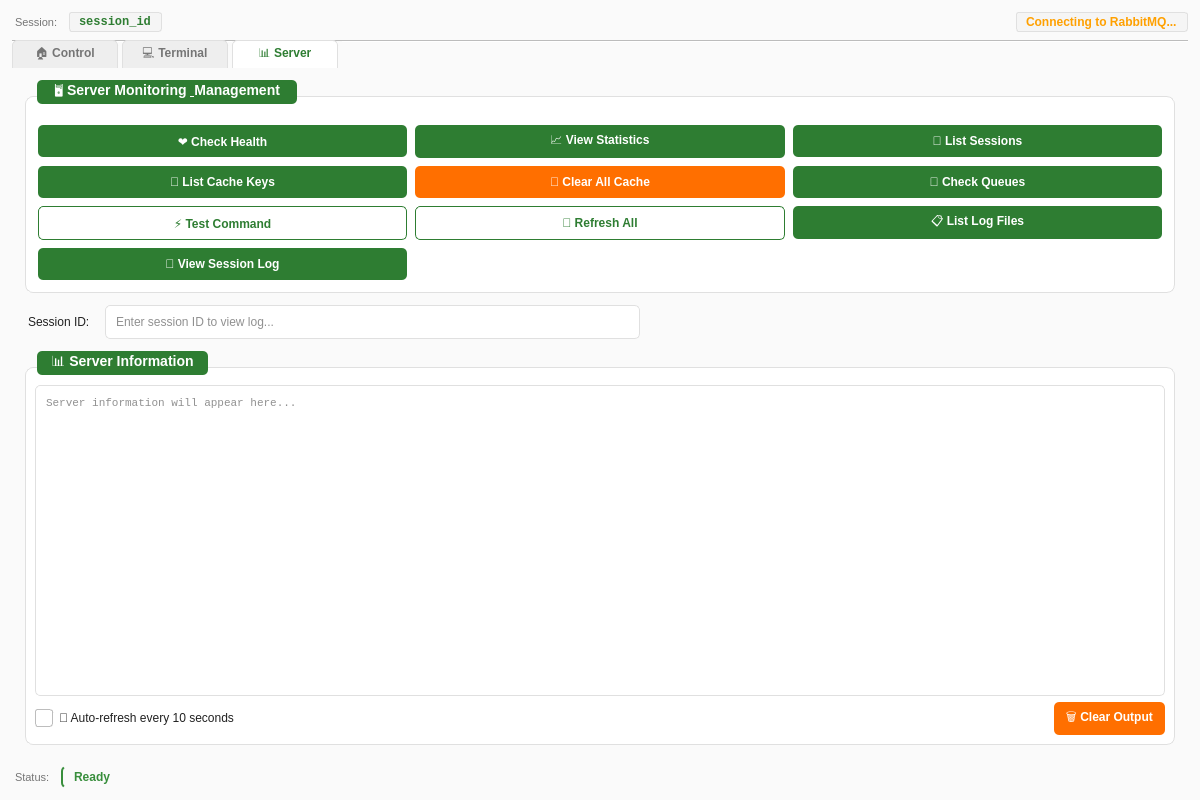
<?xml version="1.0" encoding="UTF-8"?>
<ui version="4.0">
 <class>MainWindow</class>
 <widget class="QMainWindow" name="MainWindow">
  <property name="geometry">
   <rect>
    <x>0</x>
    <y>0</y>
    <width>1200</width>
    <height>800</height>
   </rect>
  </property>
  <property name="windowTitle">
   <string>🌿 Greenhouse Automation Control System</string>
  </property>
  <property name="styleSheet">
   <string notr="true">QMainWindow {
    background-color: #FAFAFA;
    color: #212121;
    font-family: Segoe UI, Roboto, Arial, sans-serif;
    font-size: 12px;
}</string>
  </property>
  <widget class="QWidget" name="centralwidget">
   <layout class="QVBoxLayout" name="mainLayout">
    <property name="spacing">
     <number>8</number>
    </property>
    <property name="leftMargin">
     <number>12</number>
    </property>
    <property name="topMargin">
     <number>12</number>
    </property>
    <property name="rightMargin">
     <number>12</number>
    </property>
    <property name="bottomMargin">
     <number>12</number>
    </property>
    <item>
     <layout class="QHBoxLayout" name="sessionLayout">
      <item>
       <widget class="QLabel" name="sessionTitleLabel">
        <property name="styleSheet">
         <string notr="true">QLabel {
    font-size: 11px;
    color: #757575;
    padding: 2px 0;
}</string>
        </property>
        <property name="text">
         <string>Session:</string>
        </property>
       </widget>
      </item>
      <item>
       <widget class="QLabel" name="session_label">
        <property name="toolTip">
         <string>Full Session ID</string>
        </property>
        <property name="styleSheet">
         <string notr="true">QLabel {
    font-family: Consolas, Monaco, Courier New, monospace;
    color: #2E7D32;
    background-color: #F5F5F5;
    padding: 2px 6px;
    border-radius: 3px;
    font-weight: 500;
    border: 1px solid #E0E0E0;
}</string>
        </property>
        <property name="text">
         <string>session_id</string>
        </property>
       </widget>
      </item>
      <item>
       <spacer name="sessionSpacer">
        <property name="orientation">
         <enum>Qt::Horizontal</enum>
        </property>
        <property name="sizeHint" stdset="0">
         <size>
          <width>40</width>
          <height>20</height>
         </size>
        </property>
       </spacer>
      </item>
      <item>
       <widget class="QLabel" name="connection_status">
        <property name="styleSheet">
         <string notr="true">QLabel {
    color: #FFA000;
    font-weight: 500;
    background-color: #F5F5F5;
    padding: 2px 6px;
    border-radius: 3px;
    border: 1px solid #E0E0E0;
}</string>
        </property>
        <property name="text">
         <string>Connecting to RabbitMQ...</string>
        </property>
       </widget>
      </item>
     </layout>
    </item>
    <item>
     <widget class="QTabWidget" name="tabWidget">
      <property name="styleSheet">
       <string notr="true">QTabWidget::pane {
    border: 1px solid #E0E0E0;
    border-radius: 8px;
    background-color: #FFFFFF;
    margin-top: -1px;
}
QTabWidget::tab-bar {
    alignment: center;
}
QTabBar::tab {
    background-color: #EEEEEE;
    border: 1px solid #E0E0E0;
    border-bottom: none;
    border-top-left-radius: 5px;
    border-top-right-radius: 5px;
    padding: 6px 12px;
    margin-right: 4px;
    font-weight: 500;
    color: #757575;
    min-width: 80px;
}
QTabBar::tab:selected {
    background-color: #FFFFFF;
    color: #2E7D32;
    border-color: #E0E0E0;
    border-bottom: 1px solid #FFFFFF;
}
QTabBar::tab:hover:!selected {
    background-color: #F5F5F5;
    color: #212121;
}</string>
      </property>
      <property name="currentIndex">
       <number>2</number>
      </property>
      <property name="documentMode">
       <bool>true</bool>
      </property>
      <widget class="QWidget" name="userTab">
       <attribute name="title">
        <string>🏠 Control</string>
       </attribute>
       <layout class="QVBoxLayout" name="userTabLayout">
        <property name="spacing">
         <number>8</number>
        </property>
        <property name="leftMargin">
         <number>8</number>
        </property>
        <property name="topMargin">
         <number>8</number>
        </property>
        <property name="rightMargin">
         <number>8</number>
        </property>
        <property name="bottomMargin">
         <number>8</number>
        </property>
        <item>
         <widget class="QGroupBox" name="controlGroup">
          <property name="styleSheet">
           <string notr="true">QGroupBox {
    background-color: #FFFFFF;
    border: 1px solid #E0E0E0;
    border-radius: 8px;
    margin-top: 16px;
    padding-top: 8px;
    font-weight: 500;
    color: #212121;
    font-size: 14px;
}
QGroupBox::title {
    subcontrol-origin: margin;
    left: 12px;
    padding: 4px 12px;
    background-color: #2E7D32;
    color: #FFFFFF;
    border-radius: 5px;
}</string>
          </property>
          <property name="title">
           <string>🌱 Greenhouse Controls</string>
          </property>
          <layout class="QGridLayout" name="controlGridLayout">
           <property name="leftMargin">
            <number>10</number>
           </property>
           <property name="topMargin">
            <number>16</number>
           </property>
           <property name="rightMargin">
            <number>10</number>
           </property>
           <property name="bottomMargin">
            <number>10</number>
           </property>
           <property name="spacing">
            <number>6</number>
           </property>
           <item row="0" column="0">
            <widget class="QPushButton" name="tempButton">
             <property name="minimumSize">
              <size>
               <width>0</width>
               <height>32</height>
              </size>
             </property>
             <property name="styleSheet">
              <string notr="true">QPushButton {
    background-color: #2E7D32;
    color: #FFFFFF;
    border: none;
    border-radius: 5px;
    padding: 6px 12px;
    font-weight: 500;
    font-size: 12px;
    min-height: 20px;
}
QPushButton:hover {
    background-color: #4CAF50;
}
QPushButton:pressed {
    background-color: #1B5E20;
}
QPushButton:disabled {
    background-color: #BDBDBD;
    color: #757575;
}</string>
             </property>
             <property name="text">
              <string>🌡️ Temperature</string>
             </property>
            </widget>
           </item>
           <item row="0" column="1">
            <widget class="QPushButton" name="humidityButton">
             <property name="minimumSize">
              <size>
               <width>0</width>
               <height>32</height>
              </size>
             </property>
             <property name="styleSheet">
              <string notr="true">QPushButton {
    background-color: #2E7D32;
    color: #FFFFFF;
    border: none;
    border-radius: 5px;
    padding: 6px 12px;
    font-weight: 500;
    font-size: 12px;
    min-height: 20px;
}
QPushButton:hover {
    background-color: #4CAF50;
}
QPushButton:pressed {
    background-color: #1B5E20;
}
QPushButton:disabled {
    background-color: #BDBDBD;
    color: #757575;
}</string>
             </property>
             <property name="text">
              <string>💧 Humidity</string>
             </property>
            </widget>
           </item>
           <item row="1" column="0">
            <widget class="QPushButton" name="statusButton">
             <property name="minimumSize">
              <size>
               <width>0</width>
               <height>32</height>
              </size>
             </property>
             <property name="styleSheet">
              <string notr="true">QPushButton {
    background-color: #2E7D32;
    color: #FFFFFF;
    border: none;
    border-radius: 5px;
    padding: 6px 12px;
    font-weight: 500;
    font-size: 12px;
    min-height: 20px;
}
QPushButton:hover {
    background-color: #4CAF50;
}
QPushButton:pressed {
    background-color: #1B5E20;
}
QPushButton:disabled {
    background-color: #BDBDBD;
    color: #757575;
}</string>
             </property>
             <property name="text">
              <string>📊 System Status</string>
             </property>
            </widget>
           </item>
           <item row="1" column="1">
            <widget class="QPushButton" name="listFilesButton">
             <property name="minimumSize">
              <size>
               <width>0</width>
               <height>32</height>
              </size>
             </property>
             <property name="styleSheet">
              <string notr="true">QPushButton {
    background-color: #2E7D32;
    color: #FFFFFF;
    border: none;
    border-radius: 5px;
    padding: 6px 12px;
    font-weight: 500;
    font-size: 12px;
    min-height: 20px;
}
QPushButton:hover {
    background-color: #4CAF50;
}
QPushButton:pressed {
    background-color: #1B5E20;
}
QPushButton:disabled {
    background-color: #BDBDBD;
    color: #757575;
}</string>
             </property>
             <property name="text">
              <string>📁 List Files</string>
             </property>
            </widget>
           </item>
           <item row="2" column="0">
            <widget class="QPushButton" name="pathButton">
             <property name="minimumSize">
              <size>
               <width>0</width>
               <height>32</height>
              </size>
             </property>
             <property name="styleSheet">
              <string notr="true">QPushButton {
    background-color: #2E7D32;
    color: #FFFFFF;
    border: none;
    border-radius: 5px;
    padding: 6px 12px;
    font-weight: 500;
    font-size: 12px;
    min-height: 20px;
}
QPushButton:hover {
    background-color: #4CAF50;
}
QPushButton:pressed {
    background-color: #1B5E20;
}
QPushButton:disabled {
    background-color: #BDBDBD;
    color: #757575;
}</string>
             </property>
             <property name="text">
              <string>📂 Current Path</string>
             </property>
            </widget>
           </item>
          </layout>
         </widget>
        </item>
        <item>
         <widget class="QLabel" name="userOutputLabel">
          <property name="styleSheet">
           <string notr="true">QLabel {
    font-size: 16px;
    font-weight: 500;
    color: #212121;
    padding: 2px 0;
}</string>
          </property>
          <property name="text">
           <string>Command Output:</string>
          </property>
         </widget>
        </item>
        <item>
         <widget class="QTextEdit" name="user_output">
          <property name="minimumSize">
           <size>
            <width>0</width>
            <height>300</height>
           </size>
          </property>
          <property name="styleSheet">
           <string notr="true">QTextEdit {
    background-color: #FFFFFF;
    border: 1px solid #E0E0E0;
    border-radius: 5px;
    padding: 6px;
    font-family: Consolas, Monaco, Courier New, monospace;
    font-size: 11px;
    color: #212121;
    selection-background-color: #4CAF50;
}
QTextEdit:focus {
    border: 1px solid #2E7D32;
}</string>
          </property>
          <property name="readOnly">
           <bool>true</bool>
          </property>
          <property name="placeholderText">
           <string>Command results will appear here...</string>
          </property>
         </widget>
        </item>
        <item>
         <widget class="QPushButton" name="btn_clear_user">
          <property name="minimumSize">
           <size>
            <width>0</width>
            <height>32</height>
           </size>
          </property>
          <property name="styleSheet">
           <string notr="true">QPushButton {
    background-color: #FF6F00;
    color: #FFFFFF;
    border: none;
    border-radius: 5px;
    padding: 6px 12px;
    font-weight: 500;
    font-size: 12px;
    min-height: 20px;
}
QPushButton:hover {
    background-color: #FF9800;
}
QPushButton:pressed {
    background-color: #E65100;
}</string>
          </property>
          <property name="text">
           <string>🗑️ Clear Output</string>
          </property>
         </widget>
        </item>
       </layout>
      </widget>
      <widget class="QWidget" name="devTab">
       <attribute name="title">
        <string>💻 Terminal</string>
       </attribute>
       <layout class="QVBoxLayout" name="devTabLayout">
        <property name="spacing">
         <number>8</number>
        </property>
        <property name="leftMargin">
         <number>8</number>
        </property>
        <property name="topMargin">
         <number>8</number>
        </property>
        <property name="rightMargin">
         <number>8</number>
        </property>
        <property name="bottomMargin">
         <number>8</number>
        </property>
        <item>
         <layout class="QHBoxLayout" name="pathLayout">
          <item>
           <widget class="QLabel" name="pathTitleLabel">
            <property name="styleSheet">
             <string notr="true">QLabel {
    font-size: 11px;
    color: #757575;
    padding: 2px 0;
}</string>
            </property>
            <property name="text">
             <string>Current Path:</string>
            </property>
           </widget>
          </item>
          <item>
           <widget class="QLabel" name="path_label">
            <property name="styleSheet">
             <string notr="true">QLabel {
    font-family: Consolas, Monaco, Courier New, monospace;
    background-color: #F5F5F5;
    padding: 4px 8px;
    border-radius: 5px;
    border: 1px solid #E0E0E0;
    color: #212121;
    font-weight: 500;
}</string>
            </property>
            <property name="text">
             <string>/</string>
            </property>
           </widget>
          </item>
          <item>
           <spacer name="pathSpacer">
            <property name="orientation">
             <enum>Qt::Horizontal</enum>
            </property>
            <property name="sizeHint" stdset="0">
             <size>
              <width>40</width>
              <height>20</height>
             </size>
            </property>
           </spacer>
          </item>
         </layout>
        </item>
        <item>
         <layout class="QHBoxLayout" name="quickCommandsLayout">
          <item>
           <widget class="QLabel" name="quickCommandsLabel">
            <property name="styleSheet">
             <string notr="true">QLabel {
    font-size: 16px;
    font-weight: 500;
    color: #212121;
    padding: 2px 0;
}</string>
            </property>
            <property name="text">
             <string>Quick Commands:</string>
            </property>
           </widget>
          </item>
          <item>
           <widget class="QPushButton" name="lsButton">
            <property name="minimumSize">
             <size>
              <width>0</width>
              <height>34</height>
             </size>
            </property>
            <property name="styleSheet">
             <string notr="true">QPushButton {
    background-color: transparent;
    color: #2E7D32;
    border: 1px solid #2E7D32;
    border-radius: 5px;
    padding: 6px 12px;
    font-weight: 500;
    font-size: 12px;
    min-height: 20px;
}
QPushButton:hover {
    background-color: #2E7D32;
    color: #FFFFFF;
}
QPushButton:pressed {
    background-color: #1B5E20;
    border-color: #1B5E20;
}</string>
            </property>
            <property name="text">
             <string>📁 ls</string>
            </property>
           </widget>
          </item>
          <item>
           <widget class="QPushButton" name="pwdButton">
            <property name="minimumSize">
             <size>
              <width>0</width>
              <height>34</height>
             </size>
            </property>
            <property name="styleSheet">
             <string notr="true">QPushButton {
    background-color: transparent;
    color: #2E7D32;
    border: 1px solid #2E7D32;
    border-radius: 5px;
    padding: 6px 12px;
    font-weight: 500;
    font-size: 12px;
    min-height: 20px;
}
QPushButton:hover {
    background-color: #2E7D32;
    color: #FFFFFF;
}
QPushButton:pressed {
    background-color: #1B5E20;
    border-color: #1B5E20;
}</string>
            </property>
            <property name="text">
             <string>📂 pwd</string>
            </property>
           </widget>
          </item>
          <item>
           <widget class="QPushButton" name="dfButton">
            <property name="minimumSize">
             <size>
              <width>0</width>
              <height>34</height>
             </size>
            </property>
            <property name="styleSheet">
             <string notr="true">QPushButton {
    background-color: transparent;
    color: #2E7D32;
    border: 1px solid #2E7D32;
    border-radius: 5px;
    padding: 6px 12px;
    font-weight: 500;
    font-size: 12px;
    min-height: 20px;
}
QPushButton:hover {
    background-color: #2E7D32;
    color: #FFFFFF;
}
QPushButton:pressed {
    background-color: #1B5E20;
    border-color: #1B5E20;
}</string>
            </property>
            <property name="text">
             <string>💾 df</string>
            </property>
           </widget>
          </item>
          <item>
           <widget class="QPushButton" name="psButton">
            <property name="minimumSize">
             <size>
              <width>0</width>
              <height>34</height>
             </size>
            </property>
            <property name="styleSheet">
             <string notr="true">QPushButton {
    background-color: transparent;
    color: #2E7D32;
    border: 1px solid #2E7D32;
    border-radius: 5px;
    padding: 6px 12px;
    font-weight: 500;
    font-size: 12px;
    min-height: 20px;
}
QPushButton:hover {
    background-color: #2E7D32;
    color: #FFFFFF;
}
QPushButton:pressed {
    background-color: #1B5E20;
    border-color: #1B5E20;
}</string>
            </property>
            <property name="text">
             <string>📋 ps</string>
            </property>
           </widget>
          </item>
          <item>
           <spacer name="quickCommandsSpacer">
            <property name="orientation">
             <enum>Qt::Horizontal</enum>
            </property>
            <property name="sizeHint" stdset="0">
             <size>
              <width>40</width>
              <height>20</height>
             </size>
            </property>
           </spacer>
          </item>
         </layout>
        </item>
        <item>
         <layout class="QHBoxLayout" name="commandInputLayout">
          <item>
           <widget class="QLineEdit" name="command_input">
            <property name="minimumSize">
             <size>
              <width>0</width>
              <height>34</height>
             </size>
            </property>
            <property name="styleSheet">
             <string notr="true">QLineEdit {
    background-color: #FFFFFF;
    border: 1px solid #E0E0E0;
    border-radius: 5px;
    padding: 6px 8px;
    font-size: 12px;
    color: #212121;
    min-height: 20px;
}
QLineEdit:focus {
    border: 1px solid #2E7D32;
}</string>
            </property>
            <property name="placeholderText">
             <string>Enter shell command...</string>
            </property>
           </widget>
          </item>
          <item>
           <widget class="QPushButton" name="btn_send">
            <property name="minimumSize">
             <size>
              <width>0</width>
              <height>32</height>
             </size>
            </property>
            <property name="styleSheet">
             <string notr="true">QPushButton {
    background-color: #2E7D32;
    color: #FFFFFF;
    border: none;
    border-radius: 5px;
    padding: 6px 12px;
    font-weight: 500;
    font-size: 12px;
    min-height: 20px;
}
QPushButton:hover {
    background-color: #4CAF50;
}
QPushButton:pressed {
    background-color: #1B5E20;
}
QPushButton:disabled {
    background-color: #BDBDBD;
    color: #757575;
}</string>
            </property>
            <property name="text">
             <string>🚀 Send</string>
            </property>
           </widget>
          </item>
          <item>
           <widget class="QPushButton" name="btn_cancel">
            <property name="minimumSize">
             <size>
              <width>0</width>
              <height>32</height>
             </size>
            </property>
            <property name="styleSheet">
             <string notr="true">QPushButton {
    background-color: #FF6F00;
    color: #FFFFFF;
    border: none;
    border-radius: 5px;
    padding: 6px 12px;
    font-weight: 500;
    font-size: 12px;
    min-height: 20px;
}
QPushButton:hover {
    background-color: #FF9800;
}
QPushButton:pressed {
    background-color: #E65100;
}</string>
            </property>
            <property name="text">
             <string>❌ Cancel</string>
            </property>
           </widget>
          </item>
         </layout>
        </item>
        <item>
         <widget class="QLabel" name="devOutputLabel">
          <property name="styleSheet">
           <string notr="true">QLabel {
    font-size: 16px;
    font-weight: 500;
    color: #212121;
    padding: 2px 0;
}</string>
          </property>
          <property name="text">
           <string>Terminal Output:</string>
          </property>
         </widget>
        </item>
        <item>
         <widget class="QTextEdit" name="dev_output">
          <property name="minimumSize">
           <size>
            <width>0</width>
            <height>300</height>
           </size>
          </property>
          <property name="styleSheet">
           <string notr="true">QTextEdit {
    background-color: #FFFFFF;
    border: 1px solid #E0E0E0;
    border-radius: 5px;
    padding: 6px;
    font-family: Consolas, Monaco, Courier New, monospace;
    font-size: 11px;
    color: #212121;
    selection-background-color: #4CAF50;
}
QTextEdit:focus {
    border: 1px solid #2E7D32;
}</string>
          </property>
          <property name="readOnly">
           <bool>true</bool>
          </property>
          <property name="placeholderText">
           <string>Terminal output will appear here...</string>
          </property>
         </widget>
        </item>
        <item>
         <widget class="QPushButton" name="btn_clear_dev">
          <property name="minimumSize">
           <size>
            <width>0</width>
            <height>32</height>
           </size>
          </property>
          <property name="styleSheet">
           <string notr="true">QPushButton {
    background-color: #FF6F00;
    color: #FFFFFF;
    border: none;
    border-radius: 5px;
    padding: 6px 12px;
    font-weight: 500;
    font-size: 12px;
    min-height: 20px;
}
QPushButton:hover {
    background-color: #FF9800;
}
QPushButton:pressed {
    background-color: #E65100;
}</string>
          </property>
          <property name="text">
           <string>🗑️ Clear Output</string>
          </property>
         </widget>
        </item>
       </layout>
      </widget>
      <widget class="QWidget" name="serverTab">
       <attribute name="title">
        <string>📊 Server</string>
       </attribute>
       <layout class="QVBoxLayout" name="serverTabLayout">
        <property name="spacing">
         <number>12</number>
        </property>
        <property name="leftMargin">
         <number>12</number>
        </property>
        <property name="topMargin">
         <number>12</number>
        </property>
        <property name="rightMargin">
         <number>12</number>
        </property>
        <property name="bottomMargin">
         <number>12</number>
        </property>
        <item>
         <widget class="QGroupBox" name="serverGroup">
          <property name="styleSheet">
           <string notr="true">QGroupBox {
    background-color: #FFFFFF;
    border: 1px solid #E0E0E0;
    border-radius: 8px;
    margin-top: 16px;
    padding-top: 8px;
    font-weight: 500;
    color: #212121;
    font-size: 14px;
}
QGroupBox::title {
    subcontrol-origin: margin;
    left: 12px;
    padding: 4px 12px;
    background-color: #2E7D32;
    color: #FFFFFF;
    border-radius: 5px;
}</string>
          </property>
          <property name="title">
           <string>🖥️ Server Monitoring &amp; Management</string>
          </property>
          <layout class="QGridLayout" name="serverGridLayout">
           <property name="leftMargin">
            <number>12</number>
           </property>
           <property name="topMargin">
            <number>20</number>
           </property>
           <property name="rightMargin">
            <number>12</number>
           </property>
           <property name="bottomMargin">
            <number>12</number>
           </property>
           <property name="spacing">
            <number>8</number>
           </property>
           <item row="0" column="0">
            <widget class="QPushButton" name="healthButton">
             <property name="styleSheet">
              <string notr="true">QPushButton {
    background-color: #2E7D32;
    color: #FFFFFF;
    border: none;
    border-radius: 5px;
    padding: 6px 12px;
    font-weight: 500;
    font-size: 12px;
    min-height: 20px;
}
QPushButton:hover {
    background-color: #4CAF50;
}
QPushButton:pressed {
    background-color: #1B5E20;
}
QPushButton:disabled {
    background-color: #BDBDBD;
    color: #757575;
}</string>
             </property>
             <property name="text">
              <string>❤️ Check Health</string>
             </property>
            </widget>
           </item>
           <item row="0" column="1">
            <widget class="QPushButton" name="statsButton">
             <property name="styleSheet">
              <string notr="true">QPushButton {
    background-color: #2E7D32;
    color: #FFFFFF;
    border: none;
    border-radius: 5px;
    padding: 6px 12px;
    font-weight: 500;
    font-size: 12px;
    min-height: 20px;
}
QPushButton:hover {
    background-color: #4CAF50;
}
QPushButton:pressed {
    background-color: #1B5E20;
}
QPushButton:disabled {
    background-color: #BDBDBD;
    color: #757575;
}</string>
             </property>
             <property name="text">
              <string>📈 View Statistics</string>
             </property>
            </widget>
           </item>
           <item row="0" column="2">
            <widget class="QPushButton" name="sessionsButton">
             <property name="styleSheet">
              <string notr="true">QPushButton {
    background-color: #2E7D32;
    color: #FFFFFF;
    border: none;
    border-radius: 5px;
    padding: 6px 12px;
    font-weight: 500;
    font-size: 12px;
    min-height: 20px;
}
QPushButton:hover {
    background-color: #4CAF50;
}
QPushButton:pressed {
    background-color: #1B5E20;
}
QPushButton:disabled {
    background-color: #BDBDBD;
    color: #757575;
}</string>
             </property>
             <property name="text">
              <string>👥 List Sessions</string>
             </property>
            </widget>
           </item>
           <item row="1" column="0">
            <widget class="QPushButton" name="cacheKeysButton">
             <property name="styleSheet">
              <string notr="true">QPushButton {
    background-color: #2E7D32;
    color: #FFFFFF;
    border: none;
    border-radius: 5px;
    padding: 6px 12px;
    font-weight: 500;
    font-size: 12px;
    min-height: 20px;
}
QPushButton:hover {
    background-color: #4CAF50;
}
QPushButton:pressed {
    background-color: #1B5E20;
}
QPushButton:disabled {
    background-color: #BDBDBD;
    color: #757575;
}</string>
             </property>
             <property name="text">
              <string>🔑 List Cache Keys</string>
             </property>
            </widget>
           </item>
           <item row="1" column="1">
            <widget class="QPushButton" name="clearCacheButton">
             <property name="styleSheet">
              <string notr="true">QPushButton {
    background-color: #FF6F00;
    color: #FFFFFF;
    border: none;
    border-radius: 5px;
    padding: 6px 12px;
    font-weight: 500;
    font-size: 12px;
    min-height: 20px;
}
QPushButton:hover {
    background-color: #FF9800;
}
QPushButton:pressed {
    background-color: #E65100;
}</string>
             </property>
             <property name="text">
              <string>🧹 Clear All Cache</string>
             </property>
            </widget>
           </item>
           <item row="1" column="2">
            <widget class="QPushButton" name="queuesButton">
             <property name="styleSheet">
              <string notr="true">QPushButton {
    background-color: #2E7D32;
    color: #FFFFFF;
    border: none;
    border-radius: 5px;
    padding: 6px 12px;
    font-weight: 500;
    font-size: 12px;
    min-height: 20px;
}
QPushButton:hover {
    background-color: #4CAF50;
}
QPushButton:pressed {
    background-color: #1B5E20;
}
QPushButton:disabled {
    background-color: #BDBDBD;
    color: #757575;
}</string>
             </property>
             <property name="text">
              <string>📨 Check Queues</string>
             </property>
            </widget>
           </item>
           <item row="2" column="0">
            <widget class="QPushButton" name="testCommandButton">
             <property name="styleSheet">
              <string notr="true">QPushButton {
    background-color: transparent;
    color: #2E7D32;
    border: 1px solid #2E7D32;
    border-radius: 5px;
    padding: 6px 12px;
    font-weight: 500;
    font-size: 12px;
    min-height: 20px;
}
QPushButton:hover {
    background-color: #2E7D32;
    color: #FFFFFF;
}
QPushButton:pressed {
    background-color: #1B5E20;
    border-color: #1B5E20;
}</string>
             </property>
             <property name="text">
              <string>⚡ Test Command</string>
             </property>
            </widget>
           </item>
           <item row="2" column="1">
            <widget class="QPushButton" name="refreshButton">
             <property name="styleSheet">
              <string notr="true">QPushButton {
    background-color: transparent;
    color: #2E7D32;
    border: 1px solid #2E7D32;
    border-radius: 5px;
    padding: 6px 12px;
    font-weight: 500;
    font-size: 12px;
    min-height: 20px;
}
QPushButton:hover {
    background-color: #2E7D32;
    color: #FFFFFF;
}
QPushButton:pressed {
    background-color: #1B5E20;
    border-color: #1B5E20;
}</string>
             </property>
             <property name="text">
              <string>🔄 Refresh All</string>
             </property>
            </widget>
           </item>
           <item row="2" column="2">
            <widget class="QPushButton" name="logFilesButton">
             <property name="styleSheet">
              <string notr="true">QPushButton {
    background-color: #2E7D32;
    color: #FFFFFF;
    border: none;
    border-radius: 5px;
    padding: 6px 12px;
    font-weight: 500;
    font-size: 12px;
    min-height: 20px;
}
QPushButton:hover {
    background-color: #4CAF50;
}
QPushButton:pressed {
    background-color: #1B5E20;
}
QPushButton:disabled {
    background-color: #BDBDBD;
    color: #757575;
}</string>
             </property>
             <property name="text">
              <string>📋 List Log Files</string>
             </property>
            </widget>
           </item>
           <item row="3" column="0">
            <widget class="QPushButton" name="viewLogButton">
             <property name="styleSheet">
              <string notr="true">QPushButton {
    background-color: #2E7D32;
    color: #FFFFFF;
    border: none;
    border-radius: 5px;
    padding: 6px 12px;
    font-weight: 500;
    font-size: 12px;
    min-height: 20px;
}
QPushButton:hover {
    background-color: #4CAF50;
}
QPushButton:pressed {
    background-color: #1B5E20;
}
QPushButton:disabled {
    background-color: #BDBDBD;
    color: #757575;
}</string>
             </property>
             <property name="text">
              <string>📖 View Session Log</string>
             </property>
            </widget>
           </item>
          </layout>
         </widget>
        </item>
        <item>
         <layout class="QHBoxLayout" name="logSelectionLayout">
          <item>
           <widget class="QLabel" name="sessionLogLabel">
            <property name="styleSheet">
             <string notr="true">QLabel {
    font-size: 12px;
    color: #212121;
    padding: 2px 0;
}</string>
            </property>
            <property name="text">
             <string>Session ID:</string>
            </property>
           </widget>
          </item>
          <item>
           <widget class="QLineEdit" name="session_log_input">
            <property name="styleSheet">
             <string notr="true">QLineEdit {
    background-color: #FFFFFF;
    border: 1px solid #E0E0E0;
    border-radius: 5px;
    padding: 6px 8px;
    font-size: 12px;
    color: #212121;
    min-height: 20px;
}
QLineEdit:focus {
    border: 1px solid #2E7D32;
}</string>
            </property>
            <property name="placeholderText">
             <string>Enter session ID to view log...</string>
            </property>
           </widget>
          </item>
          <item>
           <spacer name="logSelectionSpacer">
            <property name="orientation">
             <enum>Qt::Horizontal</enum>
            </property>
            <property name="sizeHint" stdset="0">
             <size>
              <width>40</width>
              <height>20</height>
             </size>
            </property>
           </spacer>
          </item>
         </layout>
        </item>
        <item>
         <widget class="QGroupBox" name="infoGroup">
          <property name="styleSheet">
           <string notr="true">QGroupBox {
    background-color: #FFFFFF;
    border: 1px solid #E0E0E0;
    border-radius: 8px;
    margin-top: 16px;
    padding-top: 8px;
    font-weight: 500;
    color: #212121;
    font-size: 14px;
}
QGroupBox::title {
    subcontrol-origin: margin;
    left: 12px;
    padding: 4px 12px;
    background-color: #2E7D32;
    color: #FFFFFF;
    border-radius: 5px;
}</string>
          </property>
          <property name="title">
           <string>📊 Server Information</string>
          </property>
          <layout class="QVBoxLayout" name="infoGroupLayout">
           <item>
            <widget class="QTextEdit" name="server_info">
             <property name="styleSheet">
              <string notr="true">QTextEdit {
    background-color: #FFFFFF;
    border: 1px solid #E0E0E0;
    border-radius: 5px;
    padding: 6px;
    font-family: Consolas, Monaco, Courier New, monospace;
    font-size: 11px;
    color: #212121;
    selection-background-color: #4CAF50;
}
QTextEdit:focus {
    border: 1px solid #2E7D32;
}</string>
             </property>
             <property name="readOnly">
              <bool>true</bool>
             </property>
             <property name="placeholderText">
              <string>Server information will appear here...</string>
             </property>
            </widget>
           </item>
           <item>
            <layout class="QHBoxLayout" name="refreshLayout">
             <item>
              <widget class="QCheckBox" name="auto_refresh">
               <property name="styleSheet">
                <string notr="true">QCheckBox {
    spacing: 6px;
    color: #212121;
    font-size: 12px;
}
QCheckBox::indicator {
    width: 16px;
    height: 16px;
    border: 1px solid #BDBDBD;
    border-radius: 3px;
    background-color: #FFFFFF;
}
QCheckBox::indicator:checked {
    background-color: #2E7D32;
    border-color: #2E7D32;
}
QCheckBox::indicator:checked:hover {
    background-color: #4CAF50;
    border-color: #4CAF50;
}
QCheckBox::indicator:hover {
    border-color: #2E7D32;
}</string>
               </property>
               <property name="text">
                <string>🔄 Auto-refresh every 10 seconds</string>
               </property>
              </widget>
             </item>
             <item>
              <spacer name="refreshSpacer">
               <property name="orientation">
                <enum>Qt::Horizontal</enum>
               </property>
               <property name="sizeHint" stdset="0">
                <size>
                 <width>40</width>
                 <height>20</height>
                </size>
               </property>
              </spacer>
             </item>
             <item>
              <widget class="QPushButton" name="btn_clear_server">
               <property name="styleSheet">
                <string notr="true">QPushButton {
    background-color: #FF6F00;
    color: #FFFFFF;
    border: none;
    border-radius: 5px;
    padding: 6px 12px;
    font-weight: 500;
    font-size: 12px;
    min-height: 20px;
}
QPushButton:hover {
    background-color: #FF9800;
}
QPushButton:pressed {
    background-color: #E65100;
}</string>
               </property>
               <property name="text">
                <string>🗑️ Clear Output</string>
               </property>
              </widget>
             </item>
            </layout>
           </item>
          </layout>
         </widget>
        </item>
       </layout>
      </widget>
     </widget>
    </item>
    <item>
     <layout class="QHBoxLayout" name="statusLayout">
      <item>
       <widget class="QLabel" name="statusTitleLabel">
        <property name="styleSheet">
         <string notr="true">QLabel {
    font-size: 11px;
    color: #757575;
    padding: 2px 0;
}</string>
        </property>
        <property name="text">
         <string>Status:</string>
        </property>
       </widget>
      </item>
      <item>
       <widget class="QLabel" name="status_label">
        <property name="styleSheet">
         <string notr="true">QLabel {
    color: #388E3C;
    font-weight: 500;
    background-color: #FAFAFA;
    padding: 4px 8px;
    border-radius: 5px;
    border-left: 2px solid #388E3C;
}</string>
        </property>
        <property name="text">
         <string>Ready</string>
        </property>
       </widget>
      </item>
      <item>
       <spacer name="statusSpacer">
        <property name="orientation">
         <enum>Qt::Horizontal</enum>
        </property>
        <property name="sizeHint" stdset="0">
         <size>
          <width>40</width>
          <height>20</height>
         </size>
        </property>
       </spacer>
      </item>
     </layout>
    </item>
   </layout>
  </widget>
 </widget>
 <resources/>
 <connections/>
</ui>
